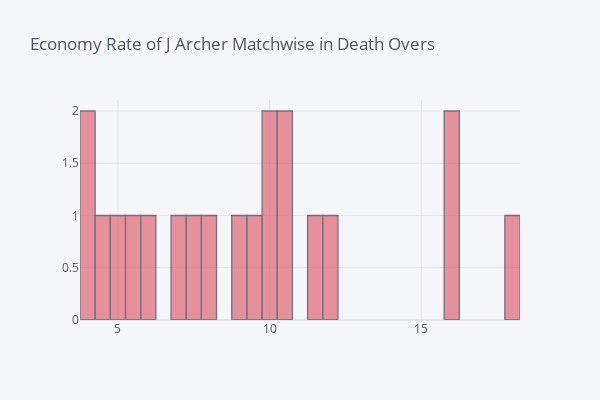
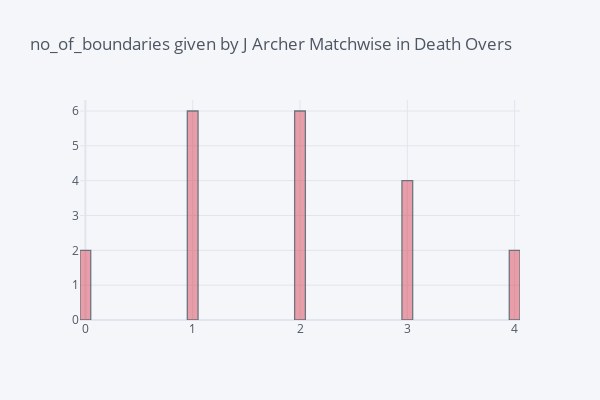

Notebook code cell kept with these figures, in order:
### Markdown cell above
## Performance of J Archer in deaths(overall in IPL)

### Code cell
archer = deliveries[(deliveries.bowler == 'J Archer') & (deliveries.over >=16)]
archer_ER_data = J_Archer(archer)
archer_options = [(archer_ER_data[(archer_ER_data.no_of_boundaries <=4) & (archer_ER_data.economy_rate <=7.5)].shape[0]/archer_ER_data.shape[0])*100,
 (archer_ER_data[(archer_ER_data.no_of_boundaries >4) & (archer_ER_data.economy_rate <=7.5)].shape[0]/archer_ER_data.shape[0])*100,
 (archer_ER_data[(archer_ER_data.no_of_boundaries <=4) & (archer_ER_data.economy_rate >7.5)].shape[0]/archer_ER_data.shape[0])*100,
 (archer_ER_data[(archer_ER_data.no_of_boundaries >4) & (archer_ER_data.economy_rate >7.5)].shape[0]/archer_ER_data.shape[0])*100]

archer_labels = ["[ER <= 7.5, boundaries <= 4]", "[ER <= 7.5, boundaries > 4]" , "[ER > 7.5, boundaries <= 4]", "[ER > 7.5, boundaries > 4]"]
histogram(archer_ER_data, "economy_rate", "Economy Rate of J Archer Matchwise in Death Overs") 
histogram(archer_ER_data, "no_of_boundaries", "no_of_boundaries given by J Archer Matchwise in Death Overs")
fig1  =pie_plot(archer_options ,archer_labels, "J Archer Economy and Boundaries events in deaths")
#fig1

### Figure 1 — Plotly figure (JSON) as saved in the notebook; plotly's stock layout.template omitted (floating-point values rounded to 4 significant figures)
{"data": [{"histfunc": "count", "histnorm": "", "marker": {"color": "rgba(219, 64, 82, 0.7)", "line": {"color": "#4D5663", "width": 1.3}}, "name": "economy_rate", "nbinsx": 50, "opacity": 0.8, "orientation": "v", "type": "histogram", "x": [4, 6, 11.25, 18, 10, 8.769, 4.154, 16, 4.615, 8, 5, 10.29, 7.5, 12, 9.5, 10.62, 6.923, 5.333, 10, 16]}], "layout": {"barmode": "overlay", "height": 400, "legend": {"bgcolor": "#F5F6F9", "font": {"color": "#4D5663"}}, "paper_bgcolor": "#F5F6F9", "plot_bgcolor": "#F5F6F9", "title": {"font": {"color": "#4D5663"}, "text": "Economy Rate of J Archer Matchwise in Death Overs"}, "width": 600, "xaxis": {"gridcolor": "#E1E5ED", "showgrid": true, "tickfont": {"color": "#4D5663"}, "title": {"font": {"color": "#4D5663"}, "text": ""}, "zerolinecolor": "#E1E5ED"}, "yaxis": {"gridcolor": "#E1E5ED", "showgrid": true, "tickfont": {"color": "#4D5663"}, "title": {"font": {"color": "#4D5663"}, "text": ""}, "zerolinecolor": "#E1E5ED"}}}

### Figure 2 — Plotly figure (JSON) as saved in the notebook; plotly's stock layout.template omitted (floating-point values rounded to 4 significant figures)
{"data": [{"histfunc": "count", "histnorm": "", "marker": {"color": "rgba(219, 64, 82, 0.5999999999999999)", "line": {"color": "#4D5663", "width": 1.3}}, "name": "no_of_boundaries", "nbinsx": 50, "opacity": 0.8, "orientation": "v", "type": "histogram", "x": [1, 1, 2, 4, 3, 1, 3, 1, 1, 3, 2, 4, 1, 3, 2, 2, 2, 2, 0, 0]}], "layout": {"barmode": "overlay", "height": 400, "legend": {"bgcolor": "#F5F6F9", "font": {"color": "#4D5663"}}, "paper_bgcolor": "#F5F6F9", "plot_bgcolor": "#F5F6F9", "title": {"font": {"color": "#4D5663"}, "text": "no_of_boundaries given by J Archer Matchwise in Death Overs"}, "width": 600, "xaxis": {"gridcolor": "#E1E5ED", "showgrid": true, "tickfont": {"color": "#4D5663"}, "title": {"font": {"color": "#4D5663"}, "text": ""}, "zerolinecolor": "#E1E5ED"}, "yaxis": {"gridcolor": "#E1E5ED", "showgrid": true, "tickfont": {"color": "#4D5663"}, "title": {"font": {"color": "#4D5663"}, "text": ""}, "zerolinecolor": "#E1E5ED"}}}
